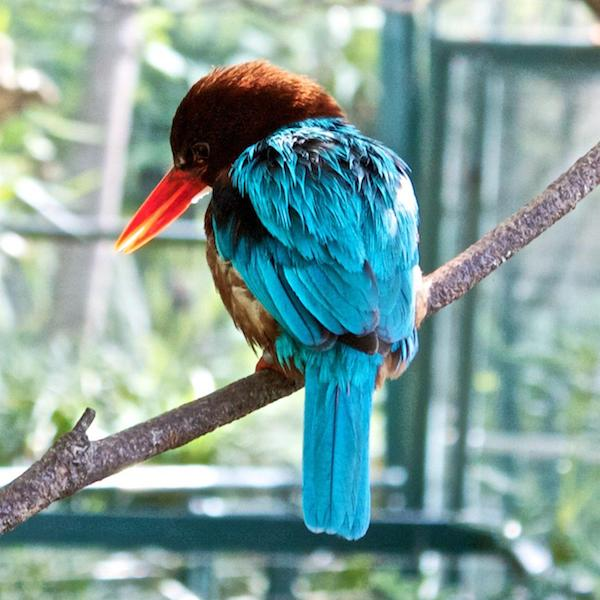
//> input picture labs/week4/data/images/kingfisher.jpg, 600 x 600 px
$ ./warpTriangle   (built with g++ and OpenCV 4)
//> lines starting //> are read from the running program, lines starting //| are printed output that depends on the picture; after the words box and inside, x2 and y2 are one past the last pixel; in counts of white or black regions, pixels touching at a corner belong together
//> further down, imgIn is the input picture: 600 rows x 600 cols, CV_8UC3; mean B, G, R 156, 160.4, 130.2
// [15 lines of licence text are left out]

#include <opencv2/opencv.hpp>
#include <stdlib.h>

using namespace cv;
using namespace std;

// Warps and alpha blends triangular regions from img1 and img2 to img
void warpTriangle(Mat &img1, Mat &img2, vector<Point2f> tri1, vector<Point2f> tri2)
{
  // Find bounding rectangle for each triangle
  Rect r1 = boundingRect(tri1);
  Rect r2 = boundingRect(tri2);

  // Crop the input image to the bounding box of input triangle
  Mat img1Cropped;
  img1(r1).copyTo(img1Cropped);
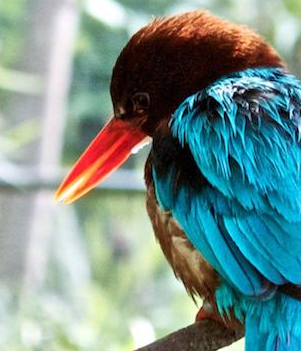
//> img1Cropped: 351 rows x 301 cols, CV_32FC3; mean B, G, R 0.555, 0.575, 0.47

  // Offset points by left top corner of the respective rectangles
  vector<Point2f> tri1Cropped, tri2Cropped;
  vector<Point> tri2CroppedInt;
  for(int i = 0; i < 3; i++)
  {
    tri1Cropped.push_back( Point2f( tri1[i].x - r1.x, tri1[i].y -  r1.y) );
    tri2Cropped.push_back( Point2f( tri2[i].x - r2.x, tri2[i].y - r2.y) );

    // fillConvexPoly needs a vector of Point and not Point2f
    tri2CroppedInt.push_back( Point((int)(tri2[i].x - r2.x), (int)(tri2[i].y - r2.y)) );

  }

  // Given a pair of triangles, find the affine transform.
  Mat warpMat = getAffineTransform( tri1Cropped, tri2Cropped );

  // Apply the Affine Transform just found to the src image
  Mat img2Cropped = Mat::zeros(r2.height, r2.width, img1Cropped.type());
  warpAffine( img1Cropped, img2Cropped, warpMat, img2Cropped.size(), INTER_LINEAR, BORDER_REFLECT_101);
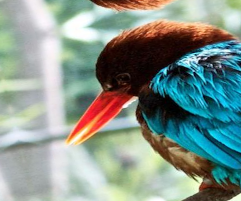
//> img2Cropped: 201 rows x 241 cols, CV_32FC3; mean B, G, R 0.554, 0.585, 0.521

  // Get mask by filling triangle
  Mat mask = Mat::zeros(r2.height, r2.width, CV_32FC3);
  fillConvexPoly(mask, tri2CroppedInt, Scalar(1.0, 1.0, 1.0), 16, 0);
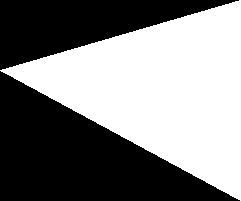
//> mask: 201 rows x 241 cols, CV_32FC3; values 0 (black) and 1 (white), 50.2% white; 2 black regions, box (x1, y1, x2, y2) and area: (0, 71, 240, 201) 15670, (0, 0, 239, 70) 8440

  // Copy triangular region of the rectangular patch to the output image
  multiply(img2Cropped,mask, img2Cropped);
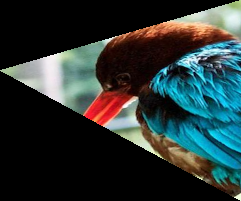
//> img2Cropped: 201 rows x 241 cols, CV_32FC3; mean B, G, R 0.209, 0.211, 0.164
  multiply(img2(r2), Scalar(1.0,1.0,1.0) - mask, img2(r2));
  img2(r2) = img2(r2) + img2Cropped;
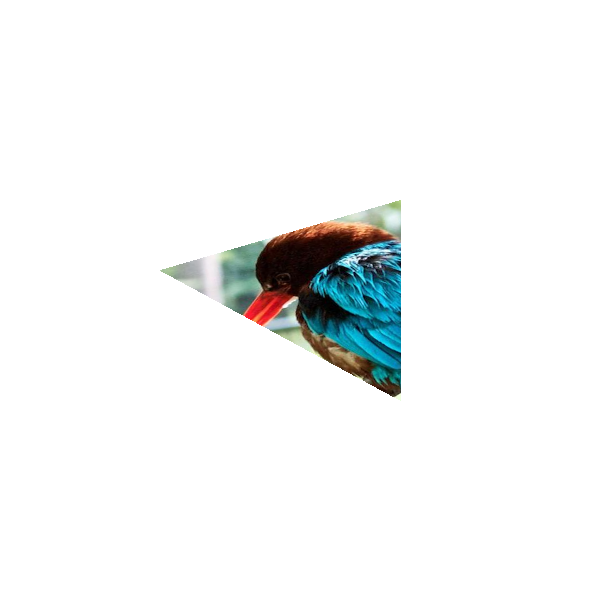
//> img2: 600 rows x 600 cols, CV_32FC3; mean B, G, R 0.961, 0.961, 0.954

}

int main( int argc, char** argv)
{
  // Read input image and convert to float
  Mat imgIn = imread("../data/images/kingfisher.jpg");

  // Convert to floating point image in the range 0 to 1.
  imgIn.convertTo(imgIn, CV_32FC3, 1/255.0);

  // Create white output image the same size and type of input image
  Mat imgOut = Mat::ones(imgIn.size(), imgIn.type());
  imgOut = Scalar(1.0,1.0,1.0);

  // Input triangle
  vector <Point2f> triIn;
  triIn.push_back(Point2f(360,50));
  triIn.push_back(Point2d(60,100));
  triIn.push_back(Point2f(300,400));

  // Output triangle
  vector <Point2f> triOut;
  triOut.push_back(Point2f(400,200));
  triOut.push_back(Point2f(160,270));
  triOut.push_back(Point2f(400,400));

  // Warp all pixels inside input triangle to output triangle
  warpTriangle(imgIn, imgOut, triIn, triOut);

  // Draw triangle on the input and output image.

  // Convert back to uint because OpenCV antialiasing
  // does not work on image of type CV_32FC3

  imgIn.convertTo(imgIn, CV_8UC3, 255.0);
  imgOut.convertTo(imgOut, CV_8UC3, 255.0);

  // Draw triangle using this color
  Scalar color = Scalar(255, 150, 0);

  // cv::polylines needs vector of type Point and not Point2f
  vector <Point> triInInt, triOutInt;
  for(int i=0; i < 3; i++)
  {
    triInInt.push_back(Point(triIn[i].x,triIn[i].y));
    triOutInt.push_back(Point(triOut[i].x,triOut[i].y));
  }

  // Draw triangles in input and output images
  int lineWidth = 2;
  polylines(imgIn, triInInt, true, color, lineWidth, LINE_AA);
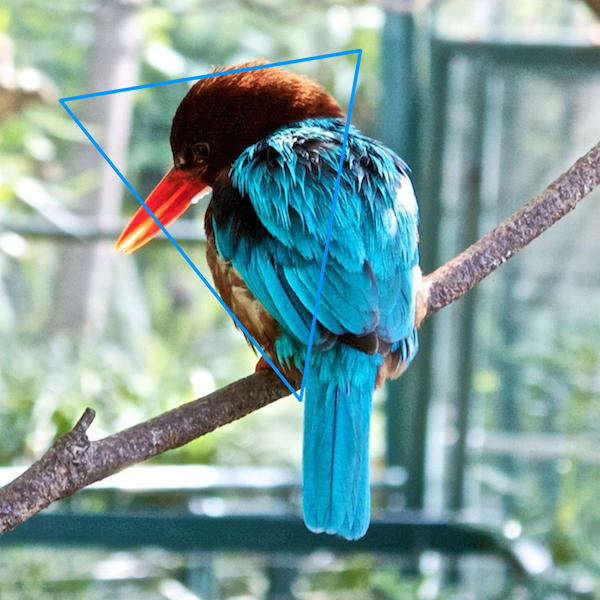
//> imgIn: 600 rows x 600 cols, CV_8UC3; 1.37% of pixels changed, all inside (x1, y1, x2, y2) = (58, 48, 363, 403)
  polylines(imgOut, triOutInt, true, color, lineWidth, LINE_AA);
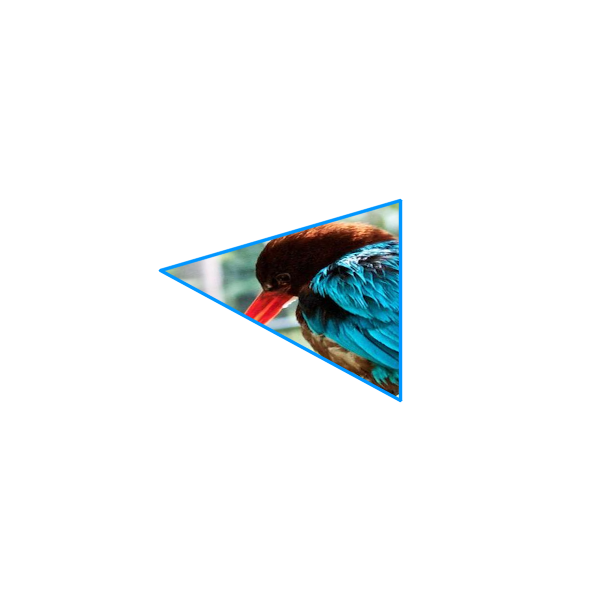
//> imgOut: 600 rows x 600 cols, CV_8UC3; mean B, G, R 245.4, 244.7, 242.1

  // Display and save input and output images.
  namedWindow("Input");
  imshow("Input", imgIn);
  imwrite("results/kingfisherInputTriangle.jpg", imgIn);

  namedWindow("Output");
  imshow("Output", imgOut);
  imwrite("results/kingfisherOutputTriangle.jpg", imgOut);

  waitKey(0);

  return 0;
}

$ run again, with labs/week4/data/images/bill-clinton.jpg copied over labs/week4/data/images/kingfisher.jpg
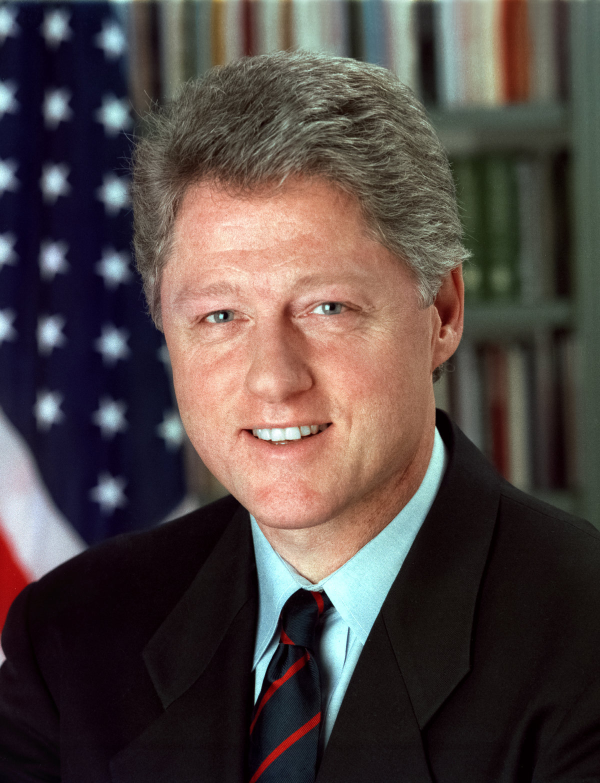
//> input picture labs/week4/data/images/bill-clinton.jpg, 1200 x 1566 px (shown at 1/2 size)
//> imgIn is the input picture: 1566 rows x 1200 cols, CV_8UC3; mean B, G, R 67.3, 69.6, 81.2
//> mask: 201 rows x 241 cols, CV_32FC3; values 0 (black) and 1 (white), 50.2% white; 2 black regions, box (x1, y1, x2, y2) and area: (0, 71, 240, 201) 15670, (0, 0, 239, 70) 8440
//> in warpTriangle, `multiply(img2Cropped,mask, img2Cropped);`:
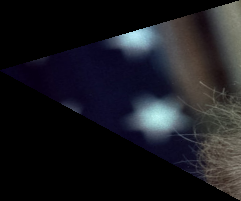
//> img2Cropped: 201 rows x 241 cols, CV_32FC3; mean B, G, R 0.123, 0.103, 0.102
//> `polylines(imgOut, triOutInt, true, color, lineWidth, LINE_AA);`:
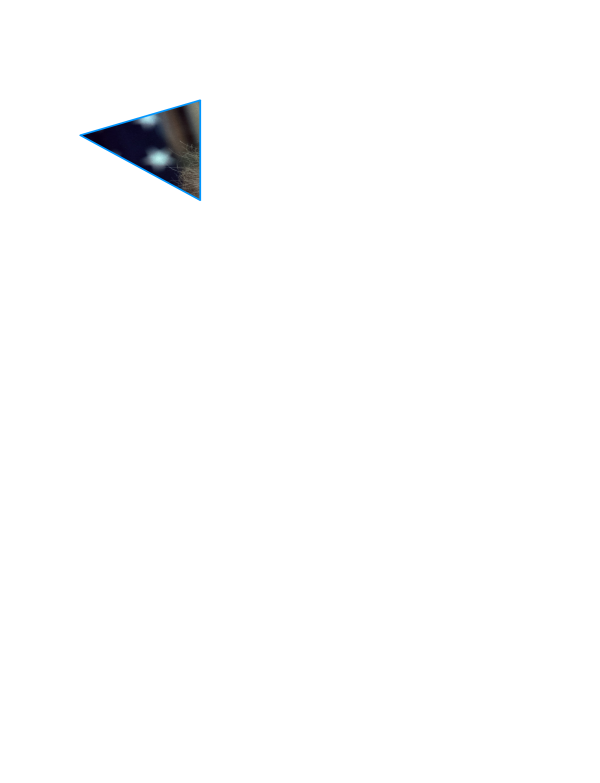
//> imgOut: 1566 rows x 1200 cols, CV_8UC3 (shown at 1/2 size); mean B, G, R 252.7, 252.4, 252.2

$ run again, with labs/week4/data/images/hillary-clinton.jpg copied over labs/week4/data/images/kingfisher.jpg
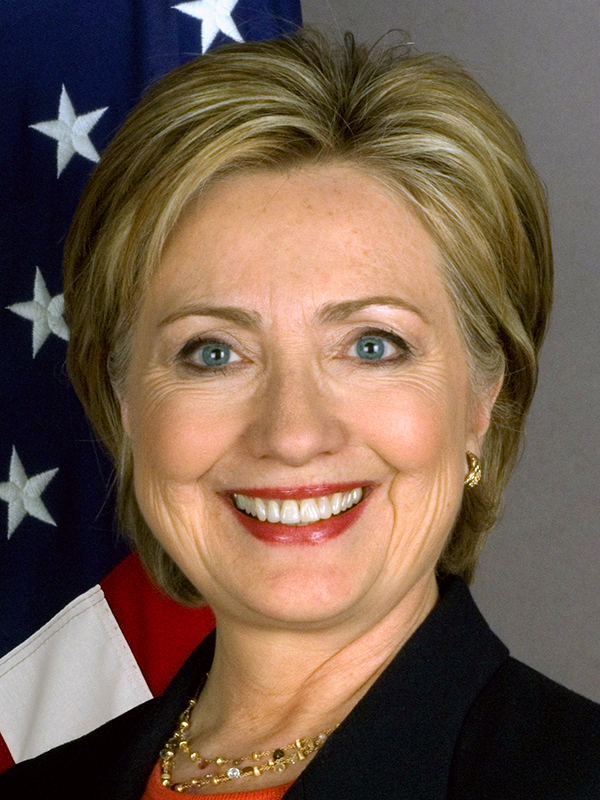
//> input picture labs/week4/data/images/hillary-clinton.jpg, 600 x 800 px
//> imgIn is the input picture: 800 rows x 600 cols, CV_8UC3; mean B, G, R 77, 93.4, 115.7
//> mask: 201 rows x 241 cols, CV_32FC3; values 0 (black) and 1 (white), 50.2% white; 2 black regions, box (x1, y1, x2, y2) and area: (0, 71, 240, 201) 15670, (0, 0, 239, 70) 8440
//> in warpTriangle, `multiply(img2Cropped,mask, img2Cropped);`:
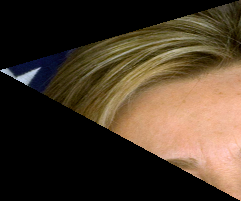
//> img2Cropped: 201 rows x 241 cols, CV_32FC3; mean B, G, R 0.164, 0.228, 0.287
//> img2: 800 rows x 600 cols, CV_32FC3; mean B, G, R 0.966, 0.972, 0.978
//> `polylines(imgOut, triOutInt, true, color, lineWidth, LINE_AA);`:
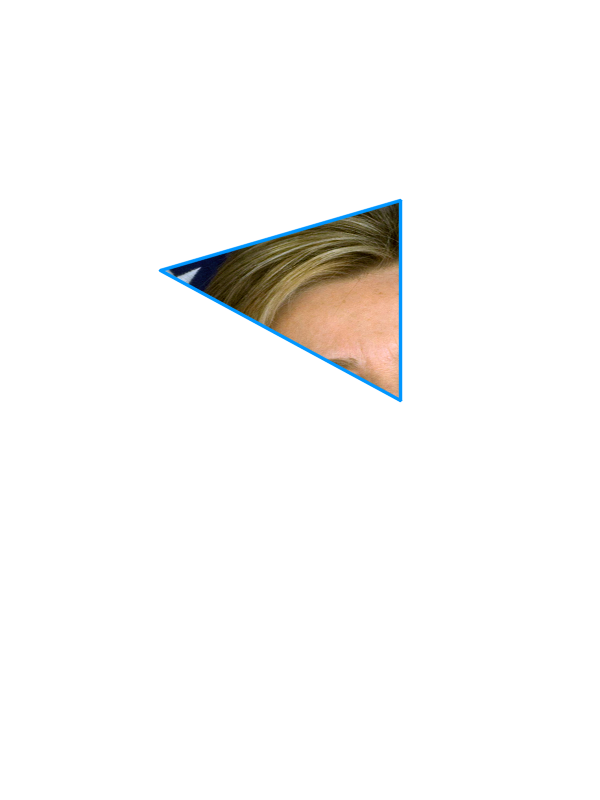
//> imgOut: 800 rows x 600 cols, CV_8UC3; mean B, G, R 246.9, 247.9, 248.6

$ run again, with labs/week4/data/images/sample.jpg copied over labs/week4/data/images/kingfisher.jpg
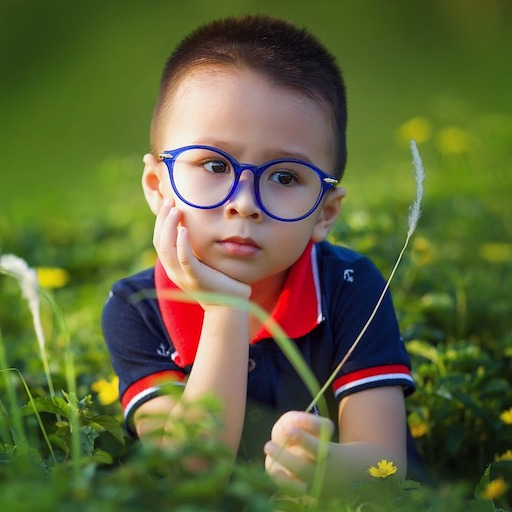
//> input picture labs/week4/data/images/sample.jpg, 512 x 512 px
//> imgIn is the input picture: 512 rows x 512 cols, CV_8UC3; mean B, G, R 57.8, 101.6, 95.4
//> mask: 201 rows x 241 cols, CV_32FC3; values 0 (black) and 1 (white), 50.2% white; 2 black regions, box (x1, y1, x2, y2) and area: (0, 71, 240, 201) 15670, (0, 0, 239, 70) 8440
//> img2: 512 rows x 512 cols, CV_32FC3; mean B, G, R 0.944, 0.949, 0.958
//> `polylines(imgOut, triOutInt, true, color, lineWidth, LINE_AA);`:
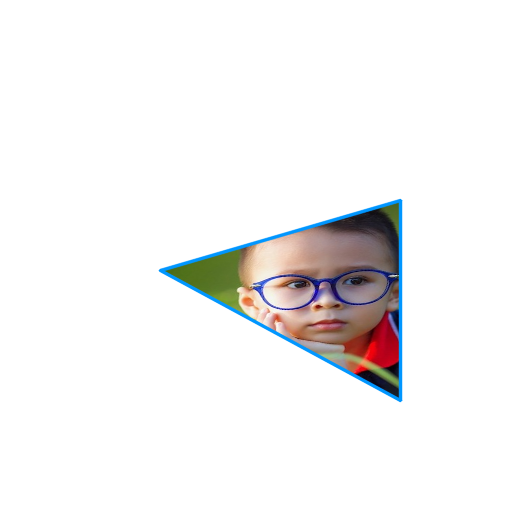
//> imgOut: 512 rows x 512 cols, CV_8UC3; mean B, G, R 241.8, 241.8, 242.8
